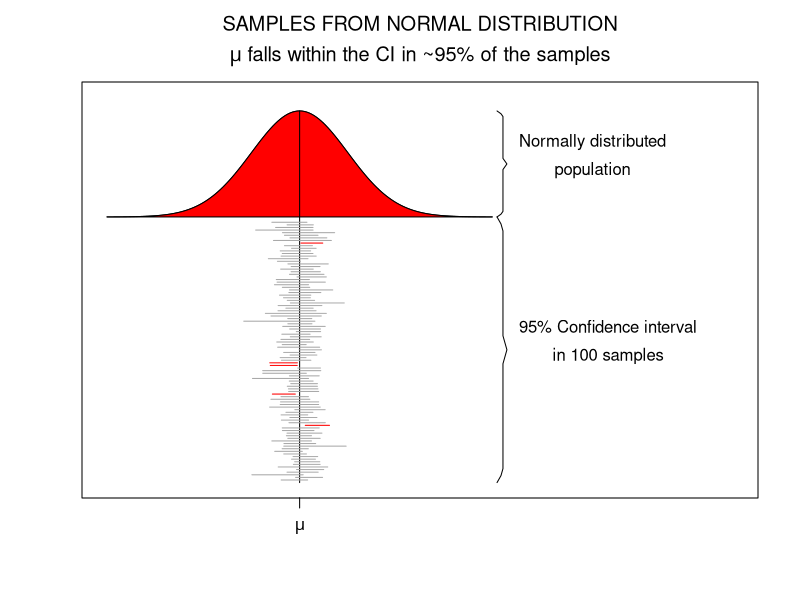
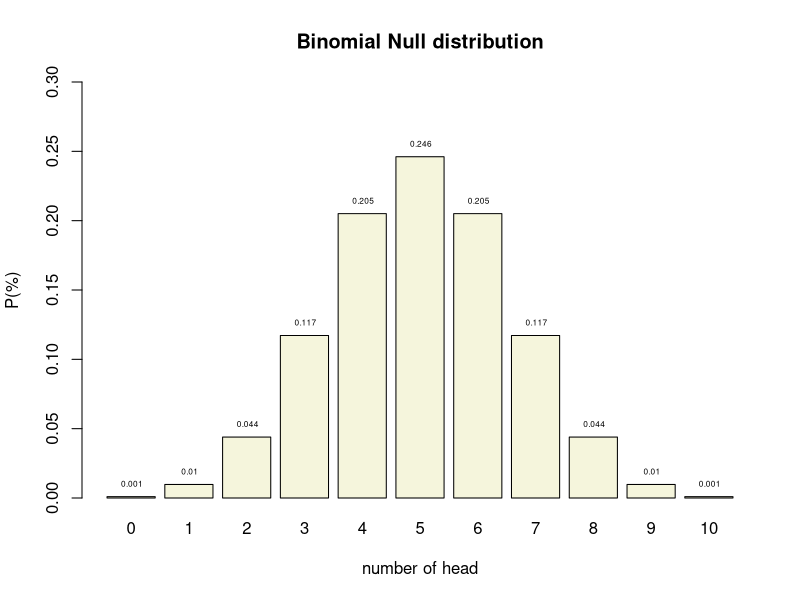
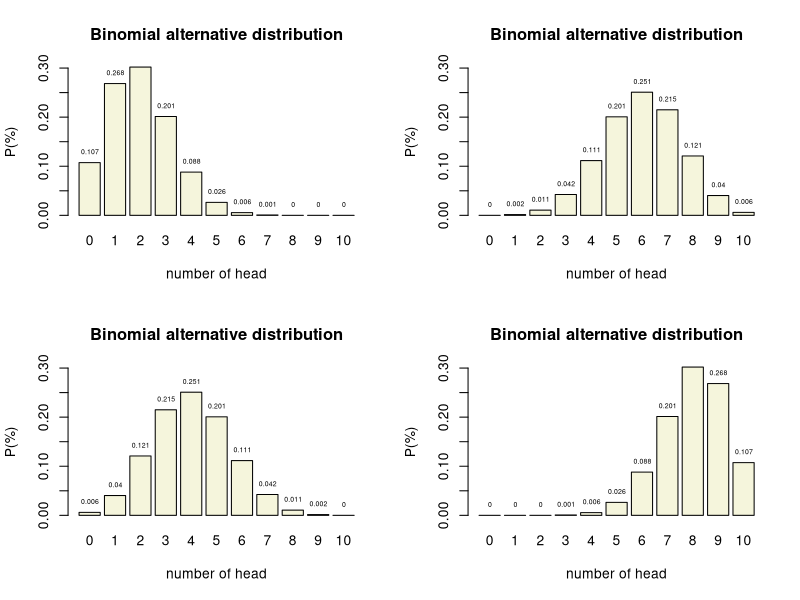
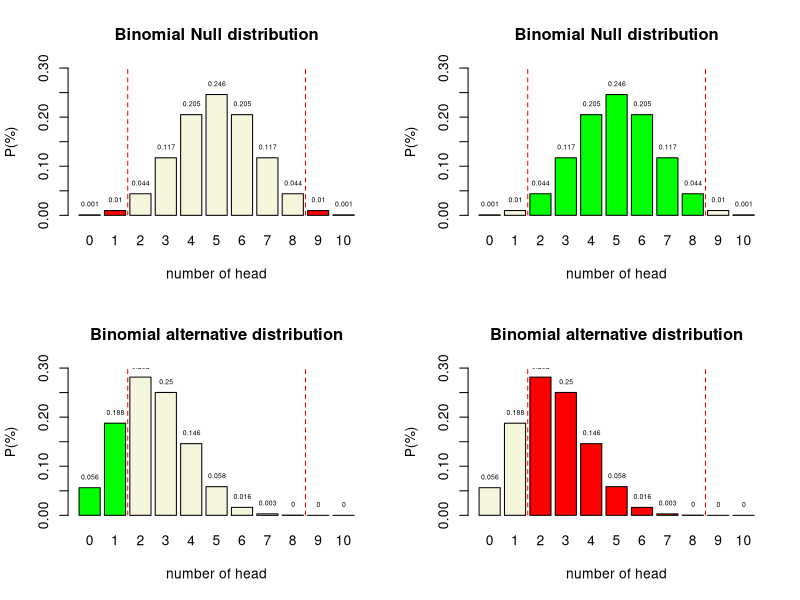
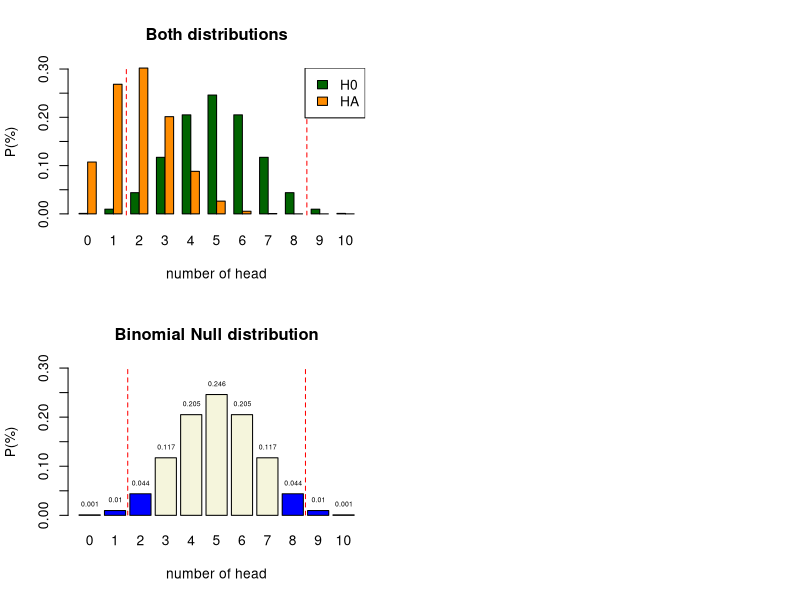
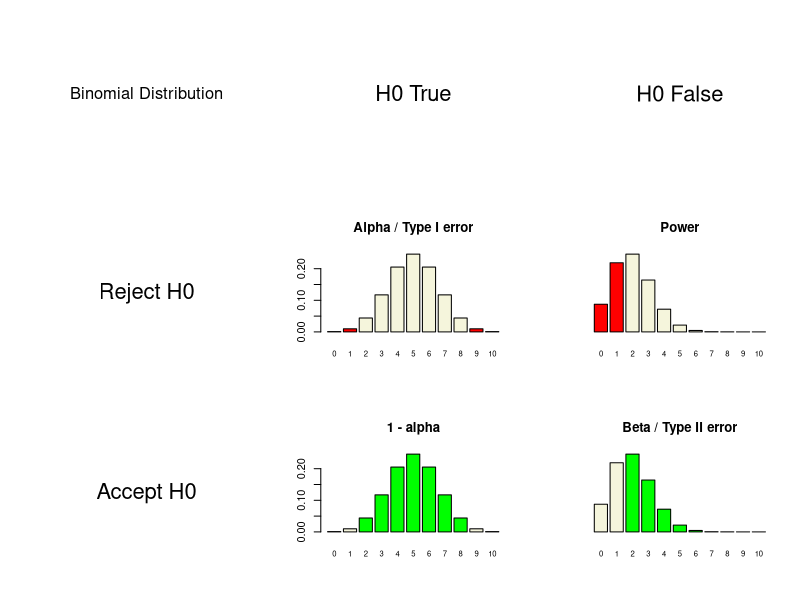

Write R code to recreate these figures, in order.
## ---- chunk 1
set.seed(1548)

x  = seq(-4,4,.05) # sequence x values for normal distribution
hx = dnorm(x)      # calculate y values

title = expression(atop("SAMPLES FROM NORMAL DISTRIBUTION",paste(mu," falls within the CI in ~95% of the samples")))

plot(x,hx+1,type="l",ylim=c(0,1.45),xlim=c(-4,9), yaxt="n", xaxt="n",ylab="",xlab="",main=title, mai=c(3,1,2,1),mar=c(3,1,2,1))

# Add red area
polygon(c(x,rev(x)),c(rep(1,length(x)),hx+1),col="red",lty=1)

# Add mu line
lines(c(0,0),c(0,max(hx)+1))

# Add mu symbol to x axis
axis( 1,at=0,labels=expression(mu), cex=2 )

# Create curly braces for normal distribution 
ybracket = seq(1,max(hx)+1,length=39)
xbracket = rep(4.1,39)*c(c(1,1.02),rep(1.03,16),c(1.04,1.05,1.04),rep(1.03,16),c(1.02,1))

lines(xbracket,ybracket,col="black")

# Create curly braces for samples
ybracket = seq(0,1,length=39)
xbracket = rep(4.1,39)*c(c(1,1.02),rep(1.03,16),c(1.04,1.05,1.04),rep(1.03,16),c(1.02,1))

lines(xbracket,ybracket,col="black")

text = expression(atop("Normally distributed","population"))

text(4.1*1.06,1+(max(hx)/2), text,pos=4)

text = expression(atop("95% Confidence interval","in 100 samples","drawn from the","normal distribution"))

text(4.1*1.06,.5, text,pos=4)

# Add confidence intervals

mu  = 0
sig = 1

mu_in_ci = array() # create empty array

iterations = 100

for(i in 1:iterations) {
	
	n      = round(runif(1,10,60)) # use variable sample sizes between 10 and 60
	sample = rnorm(n,mu,sig)       # sample from normal distribution
	
	sample_mean = mean(sample)
	sample_sd   = sd(sample)
	sample_ci   = sample_sd/sqrt(n)

	sample_ci_upperbound = sample_mean + sample_ci * 1.96
	sample_ci_lowerbound = sample_mean - sample_ci * 1.96
	
	if(sample_ci_lowerbound < mu & sample_ci_upperbound > mu) {
		
		mu_in_ci[i] = 1	
		col = "darkgrey"	
		}
	else {
		mu_in_ci[i] = 0
		col = "red"
		}
    
    # plot CI lines
    lines(c(sample_ci_lowerbound,sample_ci_upperbound),rep((.98/iterations)*i,2),col=col)

	}
	
percentage = (1/iterations)*sum(mu_in_ci)
## ---- chunk 2
#| output-location: slide

n = 10   # Sample size
k = 0:n  # Discrete probability space
p = .5   # Probability of head

munt = 0:1

permutations = factorial(n) / ( factorial(k) * factorial(n-k) )
# permutations

p_k  = p^k * (1-p)^(n-k)  # Probability of single event
p_kp = p_k * permutations # Probability of event times 
                          # the occurrence of that event

title = "Binomial Null distribution"

# col=c(rep("red",2),rep("beige",7),rep("red",2))

barplot( p_kp, 
         main=title, 
         names.arg=0:n, 
         xlab="number of head", 
         ylab="P(%)", 
         col='beige',
         ylim=c(0,.3) )

# abline(v = c(2.5,10.9), lty=2, col='red')

text(.6:10.6*1.2,p_kp,round(p_kp,3),pos=3,cex=.5)
## ---- chunk 3

# n = 10   # Sample size
# k = 0:10 # Discrete probability space
prob = c(.2, .4, .6, .8)  # Probability of head

layout(matrix(1:4, 2,2)) 

for(p in prob) {
permutations = factorial(n) / ( factorial(k) * factorial(n-k) )

p_k2  = p^k  * (1-p)^(n-k)  # Probability of single event
p_kp2 = p_k2 * permutations # Probability of event times 
                            # the occurrence of that event

title = "Binomial alternative distribution"

col=c(rep("red",2),rep("beige",7),rep("red",2))

barplot( p_kp2, 
         main=title, 
         names.arg=0:10, 
         xlab="number of head", 
         ylab="P(%)", 
         beside=TRUE,
         col="beige",
         ylim=c(0,.3) 
         )

# abline(v = c(2.5,10.9), lty=2, col='red')

text(.6:10.6*1.2,p_kp2,round(p_kp2,3),pos=3,cex=.5)
}
## ---- chunk 4

## ---- chunk 5

## ---- chunk 6

n = 10   # Sample size
k = 0:10 # Discrete probability space
p = .5   # Probability of head

p_k  = p^k * (1-p)^(n-k)  # Probability of single event
p_kp = p_k * permutations # Probability of event times 
                          # the occurrence of that event
# sample = 90
# freq_munt = round(p_kp*sample)
# cbind(k,permutations,p_k,p_kp,freq_munt)

title = "Binomial Null distribution"

col=c(rep("red",2),rep("beige",7),rep("red",2))

barplot( p_kp, 
         main=title, 
         names.arg=0:10, 
         xlab="number of head", 
         ylab="P(%)", 
         col=col,
         ylim=c(0,.3) )

abline(v = c(2.5,10.9), lty=2, col='red')

text(.6:10.6*1.2,p_kp,round(p_kp,3),pos=3,cex=.5)
## ---- chunk 7

## ---- chunk 8

n = 10   # Sample size
k = 0:10 # Discrete probability space
p = .25   # Probability of head

p_k  = p^k * (1-p)^(n-k)  # Probability of single event
p_kp = p_k * permutations # Probability of event times 
                          # the occurrence of that event
# sample = 90
# freq_munt = round(p_kp*sample)
# cbind(k,permutations,p_k,p_kp,freq_munt)

title = "Binomial alternative distribution"

col=c(rep("green",2),rep("beige",7),rep("green",2))

barplot( p_kp, 
         main=title, 
         names.arg=0:10, 
         xlab="number of head", 
         ylab="P(%)", 
         col=col,
         ylim=c(0,.3) )

abline(v = c(2.5,10.9), lty=2, col='red')

text(.6:10.6*1.2,p_kp,round(p_kp,3),pos=3,cex=.5)
## ---- chunk 9

## ---- chunk 10

n = 10   # Sample size
k = 0:10 # Discrete probability space
p = .5   # Probability of head

p_k  = p^k * (1-p)^(n-k)  # Probability of single event
p_kp = p_k * permutations # Probability of event times 
                          # the occurrence of that event
# sample = 90
# freq_munt = round(p_kp*sample)
# cbind(k,permutations,p_k,p_kp,freq_munt)

title = "Binomial Null distribution"

col=c(rep("beige",2),rep("green",7),rep("beige",2))

barplot( p_kp, 
         main=title, 
         names.arg=0:10, 
         xlab="number of head", 
         ylab="P(%)", 
         col=col,
         ylim=c(0,.3) )

abline(v = c(2.5,10.9), lty=2, col='red')

text(.6:10.6*1.2,p_kp,round(p_kp,3),pos=3,cex=.5)
## ---- chunk 11

## ---- chunk 12

n = 10   # Sample size
k = 0:10 # Discrete probability space
p = .25   # Probability of head

p_k  = p^k * (1-p)^(n-k)  # Probability of single event
p_kp = p_k * permutations # Probability of event times 
                          # the occurrence of that event
# sample = 90
# freq_munt = round(p_kp*sample)
# cbind(k,permutations,p_k,p_kp,freq_munt)

title = "Binomial alternative distribution"

col=c(rep("beige",2),rep("red",7),rep("beige",2))

barplot( p_kp, 
         main=title, 
         names.arg=0:10, 
         xlab="number of head", 
         ylab="P(%)", 
         col=col,
         ylim=c(0,.3) )

abline(v = c(2.5,10.9), lty=2, col='red')

text(.6:10.6*1.2,p_kp,round(p_kp,3),pos=3,cex=.5)
## ---- chunk 13

title = "Both distributions"

colh0 = 'darkgreen'
colha = 'darkorange'

barplot( rbind(dbinom(0:10, 10, .5),
               dbinom(0:10, 10, .2)), 
         main=title, 
         names.arg=0:10, 
         xlab="number of head", 
         ylab="P(%)", 
         col = rbind(colh0,colha),
         beside=TRUE
         #legend.text = c("H0", "HA")
         )

abline(v = c(6.5,27.5), lty=2, col='red')

legend("topright", legend=c("H0","HA"), fill=c(colh0, colha))

## ---- chunk 14

n = 10   # Sample size
k = 0:10 # Discrete probability space
p = .5   # Probability of head

p_k  = p^k * (1-p)^(n-k)  # Probability of single event
p_kp = p_k * permutations # Probability of event times 
                          # the occurrence of that event
# sample = 90
# freq_munt = round(p_kp*sample)
# cbind(k,permutations,p_k,p_kp,freq_munt)

title = "Binomial Null distribution"

col=c(rep("blue",3),rep("beige",5),rep("blue",2))

barplot( p_kp, 
         main=title, 
         names.arg=0:10, 
         xlab="number of head", 
         ylab="P(%)", 
         col=col,
         ylim=c(0,.3) )

abline(v = c(2.5,10.9), lty=2, col='red')

text(.6:10.6*1.2,p_kp,round(p_kp,3),pos=3,cex=.5)
## ---- chunk 15
#| output-location: slide

N     = 10  # Sample size
H0    = .5  # Probability of head under H0 50/50
HA    = .2  # Aternative expected value
alpha = .05 # Selected type I error

# Color areas red for selected alpha
area <- dbinom(0:N, N, H0) < alpha/2

# barplot(dbinom(0:N,N, HA)) -> x.values

# x.values
# lb <- x.values[c(qbinom(alpha/2, N+1, H0), qbinom(alpha/2, N+1, H0)+1 )]
# ub <- x.values[c(qbinom(1-(alpha/2), N+1, H0), qbinom(1-(alpha/2), N+1, H0)+1 )]
# 
# mlb <- mean(lb)
# mub <- mean(ub)

col = rep("beige", N+1)
col[area] = "red"

col2 = rep("green", N+1)
col2[area] = "beige"

# Delete # to not color the plots
# col = col2  = "beige"

layout(matrix(1:9,3,3, byrow=T))

plot.new()
text(0.5,0.5,"Binomial Distribution",cex=1.5)
# text(0.5,0.1,paste("N:",N),cex=1.5)

plot.new()
text(0.5,0.5,"H0 True",cex=2)

plot.new()
text(0.5,0.5,"H0 False",cex=2)

plot.new()
text(0.5,0.5,"Reject H0",cex=2)

barplot(dbinom(0:N,N, H0), 
        col  = col, 
        # yaxt = 'n', 
        main = 'Alpha / Type I error', 
        names.arg = 0:N, 
        cex.names = 0.7)


# abline(v = mlb, col="red", lwd=3, lty=2)
# abline(v = mub, col="red", lwd=3, lty=2)

barplot(dbinom(0:N,N, HA), 
        col  = col, 
        yaxt = 'n', 
        main = 'Power', 
        names.arg = 0:N, 
        cex.names = 0.7)

plot.new()
text(0.5,0.5,"Accept H0",cex=2)

barplot(dbinom(0:N,N, H0), 
        col  = col2, 
        # yaxt = 'n', 
        main = '1 - alpha', 
        names.arg = 0:N, 
        cex.names = 0.7)

barplot(dbinom(0:N,N, HA), 
        col  = col2, 
        yaxt = 'n', 
        main = 'Beta / Type II error', 
        names.arg = 0:N, 
        cex.names = 0.7)
